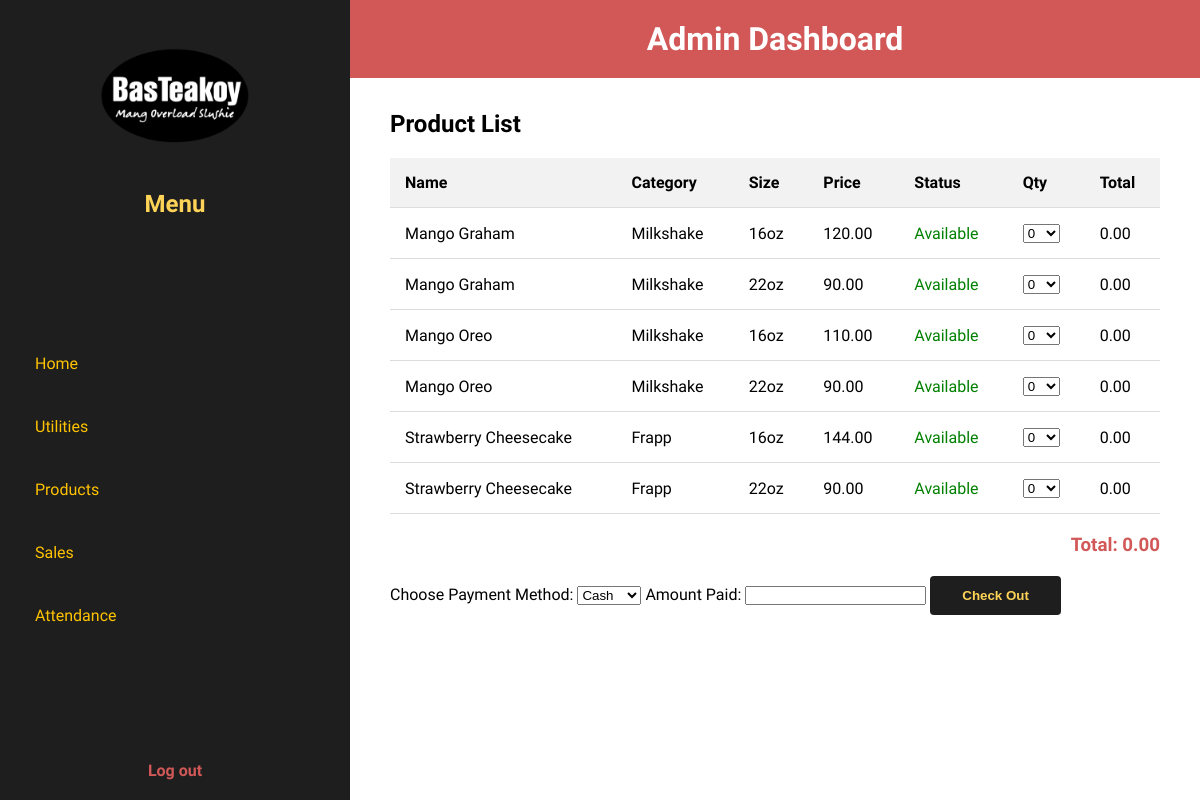
The app's page /basteakoyinventory/index.php with its own data.
### tables this page shows
CREATE TABLE `products` (
  `id` int(11) NOT NULL,
  `name` varchar(255) NOT NULL,
  `category` varchar(255) NOT NULL,
  `size` varchar(50) DEFAULT NULL,
  `price` decimal(10,2) DEFAULT NULL,
  `stock` int(11) DEFAULT NULL,
  `status` enum('Available','Not Available') DEFAULT 'Available',
  `cups` int(11) DEFAULT 0
);

### basteakoyinventory/index.php (the view, shortened to what this page needs)
<?php
$con = connection();
$sql = "SELECT * FROM products";
$dashboard = $con->query($sql) or die($con->error);
?>
<!DOCTYPE html>
<html lang="en">
<head>
    <link rel="stylesheet" href="css/dashboard.css">
</head>
<body>
    <div class="dashboard-container">
        <aside class="sidebar">
            <div class="logo">
                <img src="img/logo.png" alt="BasTeakoy Logo">
                <h2>Menu</h2>
            </div>
            <nav>
                <ul>
                    <li><a href="index.php" onclick="showSection('home')">Home</a></li>
                    <li><a href="utilities.php" onclick="showSection('utilities')">Utilities</a></li>
                    <li><a href="products.php" onclick="showSection('products')">Products</a></li>
                    <li><a href="sales.php" onclick="showSection('sales')">Sales</a></li>
                    <li><a href="attendance.html" onclick="showSection('attendance')">Attendance</a></li>
                </ul>
            </nav>
            <div class="logout">
                <a href="logout.php">Log out</a>
            </div>
        </aside>
        <main class="main-content">
            <header class="dashboard-header">
                <h1>Admin Dashboard</h1>
            </header>
            <section id="dashboardContent" class="dashboard-content home-background">
                <div id="home" class="section active">
                    <h2>Product List</h2>
                    <form method="POST" action="index.php" onsubmit="validateCheckout(event)">
                        <table>
                            <thead>
                                <tr>
                                    <th>Name</th>
                                    <th>Category</th>
                                    <th>Size</th>
                                    <th>Price</th>
                                    <th>Status</th>
                                    <th>Qty</th>
                                    <th>Total</th>
                                </tr>
                            </thead>
                            <tbody>
                                <?php while ($row = $dashboard->fetch_assoc()): ?>
                                <tr>
                                    <td><?php echo htmlspecialchars($row['name']); ?></td>
                                    <td><?php echo htmlspecialchars($row['category']); ?></td>
                                    <td><?php echo htmlspecialchars($row['size']); ?></td>
                                    <td class="price"><?php echo htmlspecialchars($row['price']); ?></td>
                                    <td class="<?php echo $row['status'] == 'Available' ? 'status-Available' : 'status-Not-Available'; ?>">
                                        <?php echo htmlspecialchars($row['status']); ?>
                                    </td>
                                    <td>
                                        <?php if ($row['status'] == 'Available'): ?>
                                        <select name="products[<?php echo $row['id']; ?>][quantity]" class="quantity" onchange="calculateTotal(this)">
                                            <?php for ($i = 0; $i <= 10; $i++): ?>
                                            <option value="<?php echo $i; ?>"><?php echo $i; ?></option>
                                            <?php endfor; ?>
                                        </select>
                                        <?php endif; ?>
                                    </td>
                                    <td class="product-total">0.00</td>
                                </tr>
                                <?php endwhile; ?>
                            </tbody>
                        </table>
                        <div class="total-summary">
                            <h3>Total: <span id="totalValue">0.00</span></h3>
                        </div>
                        <label for="payment_method">Choose Payment Method:</label>
                        <select name="payment_method" id="payment_method" onchange="toggleQRCode()">
                            <option value="cash">Cash</option>
                        </select>
                        <label for="customer_paid">Amount Paid:</label>
                        <input type="number" name="customer_paid" id="customer_paid" required>
                        <button type="submit" class="check-out">Check Out</button>
                    </form>
                </div>
            </section>
        </main>
    </div>
</body>
</html>

### basteakoyinventory/css/dashboard.css (style rules this page uses)
* { margin: 0; padding: 0; box-sizing: border-box; }
body { font-family: 'General Sans', sans-serif; background-color: #1E1E1E; overflow: hidden; }
body { margin: 0; font-family: 'General Sans', sans-serif; }
.dashboard-container { display: flex; height: 100vh; overflow: hidden; }
.sidebar { background-color: #1E1E1E; color: #FFD357; width: 350px; height: 100%; padding: 20px; position: fixed; top: 0; left: 0; display: flex; flex-direction: column; justify-content: space-between; }
.sidebar .logo { text-align: center; }
.sidebar .logo img { width: 150px; }
.sidebar h2, .sidebar p { margin: 16px 8px; font-weight: bold; }
.sidebar nav ul { list-style: none; padding-bottom: 16px; }
.sidebar nav ul li { margin: 24px 0; transition: background-color 0.3s ease, color 0.3s ease; }
.sidebar nav ul li a { text-decoration: none; color: #FFC300; font-weight: 500; display: block; padding: 10px 15px; border-radius: 5px; transition: background-color 0.3s ease, color 0.3s ease; }
.sidebar .logout { text-align: center; }
.sidebar .logout a { color: #D25858; text-decoration: none; font-weight: bold; }
.dashboard-header { background-color: #D25858; color: white; padding: 20px; text-align: center; position: fixed; width: calc(100% - 350px); top: 0; left: 350px; z-index: 2; }
.main-content { margin-left: 350px; padding-top: 70px; flex-grow: 1; overflow-y: auto; position: relative; z-index: 1; }
.dashboard-content { height: calc(100vh - 70px); position: relative; background-size: cover; background-position: center; background-repeat: no-repeat; z-index: 1; padding: 20px; }
.dashboard-content.home-background { background-color: #FFFF; }
.section { display: none; }
.section.active { display: block; }
.section { padding: 20px; overflow-y: auto; }
table { width: 100%; border-collapse: collapse; margin-top: 20px; }
th, td { padding: 15px; text-align: left; border-bottom: 1px solid #ddd; }
th { background-color: #f2f2f2; }
.total-summary { text-align: right; margin-top: 20px; }
.total-summary h3 { color: #D25858; }
.check-out { background-color: #1E1E1E; color: #FFD357; padding: 12px 32px; border: none; border-radius: 4px; font-weight: bold; cursor: pointer; margin-top: 20px; text-align: right; }

### basteakoyinventory/index.php (style rules this page uses)
.status-Available { color: green; }

### records on screen
products: name "Mango Graham", category "Milkshake", size "16oz", price "120.00", status "Available", id "0"
products: name "Mango Graham", category "Milkshake", size "22oz", price "90.00", status "Available", id "0"
products: name "Mango Oreo", category "Milkshake", size "16oz", price "110.00", status "Available", id "0"
products: name "Mango Oreo", category "Milkshake", size "22oz", price "90.00", status "Available", id "0"
products: name "Strawberry Cheesecake", category "Frapp", size "16oz", price "144.00", status "Available", id "0"
products: name "Strawberry Cheesecake", category "Frapp", size "22oz", price "90.00", status "Available", id "0"
